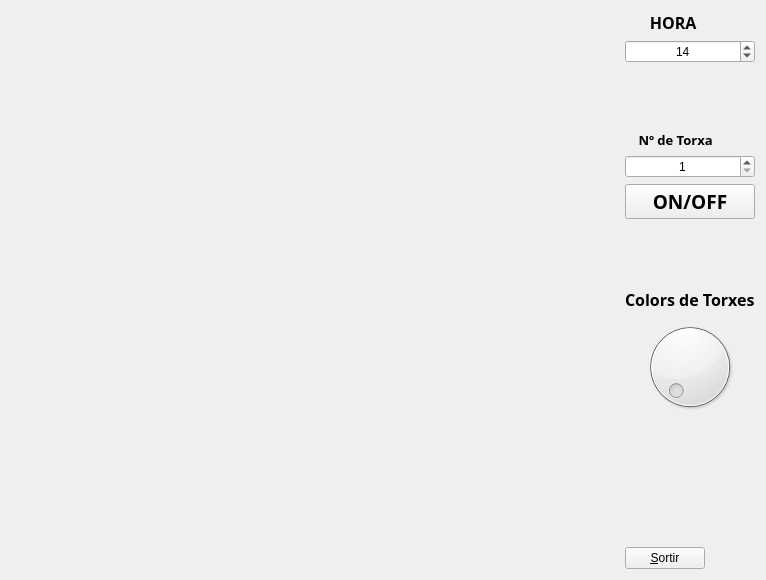
<?xml version="1.0" encoding="UTF-8"?>
<ui version="4.0">
 <class>MyForm</class>
 <widget class="QWidget" name="MyForm">
  <property name="geometry">
   <rect>
    <x>0</x>
    <y>0</y>
    <width>766</width>
    <height>580</height>
   </rect>
  </property>
  <property name="windowTitle">
   <string>IDI-Lab</string>
  </property>
  <layout class="QHBoxLayout" name="horizontalLayout">
   <item>
    <widget class="A3GLWidget" name="widget" native="true">
     <property name="sizePolicy">
      <sizepolicy hsizetype="Expanding" vsizetype="Expanding">
       <horstretch>0</horstretch>
       <verstretch>0</verstretch>
      </sizepolicy>
     </property>
    </widget>
   </item>
   <item>
    <layout class="QVBoxLayout" name="verticalLayout">
     <item>
      <widget class="QLabel" name="label">
       <property name="font">
        <font>
         <family>Rasa SemiBold</family>
         <pointsize>12</pointsize>
         <bold>true</bold>
        </font>
       </property>
       <property name="text">
        <string>      HORA</string>
       </property>
       <property name="margin">
        <number>0</number>
       </property>
      </widget>
     </item>
     <item>
      <widget class="QSpinBox" name="spinBox">
       <property name="alignment">
        <set>Qt::AlignCenter</set>
       </property>
       <property name="minimum">
        <number>8</number>
       </property>
       <property name="maximum">
        <number>20</number>
       </property>
       <property name="value">
        <number>14</number>
       </property>
      </widget>
     </item>
     <item>
      <spacer name="verticalSpacer_2">
       <property name="orientation">
        <enum>Qt::Vertical</enum>
       </property>
       <property name="sizeHint" stdset="0">
        <size>
         <width>20</width>
         <height>40</height>
        </size>
       </property>
      </spacer>
     </item>
     <item>
      <widget class="QLabel" name="label_2">
       <property name="font">
        <font>
         <family>Rasa SemiBold</family>
         <pointsize>10</pointsize>
         <bold>true</bold>
        </font>
       </property>
       <property name="text">
        <string>    Nº de Torxa</string>
       </property>
      </widget>
     </item>
     <item>
      <widget class="QSpinBox" name="spinBox_2">
       <property name="alignment">
        <set>Qt::AlignCenter</set>
       </property>
       <property name="accelerated">
        <bool>false</bool>
       </property>
       <property name="minimum">
        <number>1</number>
       </property>
       <property name="maximum">
        <number>6</number>
       </property>
      </widget>
     </item>
     <item>
      <widget class="QPushButton" name="pushButton_2">
       <property name="font">
        <font>
         <family>Rasa SemiBold</family>
         <pointsize>14</pointsize>
         <bold>true</bold>
        </font>
       </property>
       <property name="layoutDirection">
        <enum>Qt::LeftToRight</enum>
       </property>
       <property name="text">
        <string>ON/OFF</string>
       </property>
      </widget>
     </item>
     <item>
      <spacer name="verticalSpacer_3">
       <property name="orientation">
        <enum>Qt::Vertical</enum>
       </property>
       <property name="sizeHint" stdset="0">
        <size>
         <width>20</width>
         <height>40</height>
        </size>
       </property>
      </spacer>
     </item>
     <item>
      <widget class="QLabel" name="label_3">
       <property name="font">
        <font>
         <family>Rasa SemiBold</family>
         <pointsize>12</pointsize>
         <bold>true</bold>
        </font>
       </property>
       <property name="text">
        <string>Colors de Torxes</string>
       </property>
      </widget>
     </item>
     <item>
      <widget class="QDial" name="dial"/>
     </item>
     <item>
      <spacer name="verticalSpacer_4">
       <property name="orientation">
        <enum>Qt::Vertical</enum>
       </property>
       <property name="sizeHint" stdset="0">
        <size>
         <width>20</width>
         <height>40</height>
        </size>
       </property>
      </spacer>
     </item>
     <item>
      <spacer name="verticalSpacer">
       <property name="orientation">
        <enum>Qt::Vertical</enum>
       </property>
       <property name="sizeHint" stdset="0">
        <size>
         <width>20</width>
         <height>40</height>
        </size>
       </property>
      </spacer>
     </item>
     <item>
      <widget class="QPushButton" name="pushButton">
       <property name="sizePolicy">
        <sizepolicy hsizetype="Fixed" vsizetype="Fixed">
         <horstretch>0</horstretch>
         <verstretch>0</verstretch>
        </sizepolicy>
       </property>
       <property name="text">
        <string>&amp;Sortir</string>
       </property>
      </widget>
     </item>
    </layout>
   </item>
  </layout>
 </widget>
 <customwidgets>
  <customwidget>
   <class>A3GLWidget</class>
   <extends>QWidget</extends>
   <header>A3GLWidget.h</header>
   <container>1</container>
   <slots>
    <signal>signalFocusMovedKeyboard(int)</signal>
    <signal>signalEngineMode(bool)</signal>
    <signal>WidgetSolupdate(int)</signal>
    <slot>onFocusMoved(int)</slot>
    <slot>onEngineMode(bool)</slot>
    <slot>actualizaposicioSol(int)</slot>
    <slot>seleccionaTorxa(int)</slot>
    <slot>canviacolorsTorxes(int)</slot>
    <slot>apagaTorxa()</slot>
   </slots>
  </customwidget>
 </customwidgets>
 <resources/>
 <connections>
  <connection>
   <sender>pushButton</sender>
   <signal>clicked()</signal>
   <receiver>MyForm</receiver>
   <slot>close()</slot>
   <hints>
    <hint type="sourcelabel">
     <x>729</x>
     <y>569</y>
    </hint>
    <hint type="destinationlabel">
     <x>765</x>
     <y>529</y>
    </hint>
   </hints>
  </connection>
  <connection>
   <sender>spinBox</sender>
   <signal>valueChanged(int)</signal>
   <receiver>widget</receiver>
   <slot>actualizaposicioSol(int)</slot>
   <hints>
    <hint type="sourcelabel">
     <x>689</x>
     <y>44</y>
    </hint>
    <hint type="destinationlabel">
     <x>624</x>
     <y>112</y>
    </hint>
   </hints>
  </connection>
  <connection>
   <sender>widget</sender>
   <signal>WidgetSolupdate(int)</signal>
   <receiver>spinBox</receiver>
   <slot>setValue(int)</slot>
   <hints>
    <hint type="sourcelabel">
     <x>636</x>
     <y>156</y>
    </hint>
    <hint type="destinationlabel">
     <x>736</x>
     <y>52</y>
    </hint>
   </hints>
  </connection>
  <connection>
   <sender>spinBox_2</sender>
   <signal>valueChanged(int)</signal>
   <receiver>widget</receiver>
   <slot>seleccionaTorxa(int)</slot>
   <hints>
    <hint type="sourcelabel">
     <x>689</x>
     <y>170</y>
    </hint>
    <hint type="destinationlabel">
     <x>642</x>
     <y>248</y>
    </hint>
   </hints>
  </connection>
  <connection>
   <sender>dial</sender>
   <signal>valueChanged(int)</signal>
   <receiver>widget</receiver>
   <slot>canviacolorsTorxes(int)</slot>
   <hints>
    <hint type="sourcelabel">
     <x>677</x>
     <y>372</y>
    </hint>
    <hint type="destinationlabel">
     <x>623</x>
     <y>370</y>
    </hint>
   </hints>
  </connection>
  <connection>
   <sender>pushButton_2</sender>
   <signal>clicked()</signal>
   <receiver>widget</receiver>
   <slot>apagaTorxa()</slot>
   <hints>
    <hint type="sourcelabel">
     <x>720</x>
     <y>192</y>
    </hint>
    <hint type="destinationlabel">
     <x>640</x>
     <y>226</y>
    </hint>
   </hints>
  </connection>
 </connections>
</ui>
